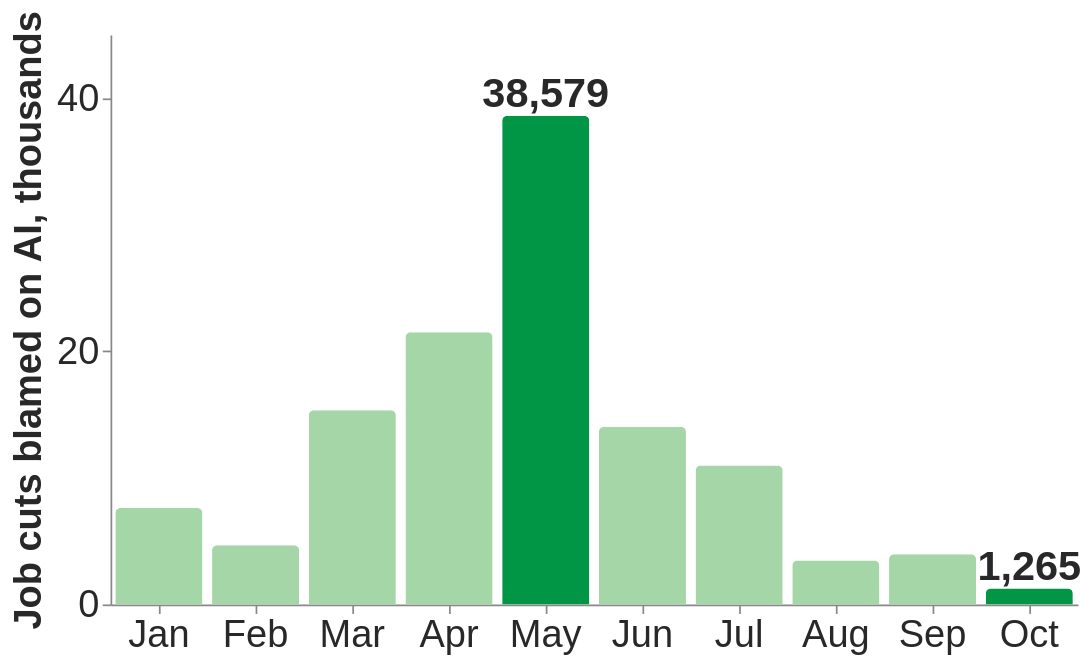

Vega-Lite specification for this chart:
### Vega-Lite specification from a JSON file in a GitHub repository (floating-point values rounded to 4 significant figures)
{"$schema": "https://vega.github.io/schema/vega-lite/v5.json", "width": 560, "height": 330, "data": {"values": [{"m": "Jan", "v": 7.624, "hi": false, "t": ""}, {"m": "Feb", "v": 4.68, "hi": false, "t": ""}, {"m": "Mar", "v": 15.34, "hi": false, "t": ""}, {"m": "Apr", "v": 21.49, "hi": false, "t": ""}, {"m": "May", "v": 38.58, "hi": true, "t": "38,579"}, {"m": "Jun", "v": 14.03, "hi": false, "t": ""}, {"m": "Jul", "v": 10.97, "hi": false, "t": ""}, {"m": "Aug", "v": 3.462, "hi": false, "t": ""}, {"m": "Sep", "v": 3.961, "hi": false, "t": ""}, {"m": "Oct", "v": 1.265, "hi": true, "t": "1,265"}]}, "layer": [{"mark": {"type": "bar", "cornerRadiusTopLeft": 3, "cornerRadiusTopRight": 3}, "encoding": {"x": {"field": "m", "type": "ordinal", "sort": null, "axis": {"title": null, "labelAngle": 0}}, "y": {"field": "v", "type": "quantitative", "scale": {"domain": [0, 45]}, "axis": {"title": "Job cuts blamed on AI, thousands", "grid": false, "values": [0, 20, 40]}}, "color": {"field": "hi", "type": "nominal", "scale": {"domain": [false, true], "range": ["#a5d6a7", "#019546"]}, "legend": null}}}, {"mark": {"type": "text", "dy": -12, "fontSize": 24, "fontWeight": "bold", "color": "#282828"}, "encoding": {"x": {"field": "m", "type": "ordinal", "sort": null}, "y": {"field": "v", "type": "quantitative"}, "text": {"field": "t"}}}], "config": {"font": "Tahoma, Verdana, sans-serif", "axis": {"labelFontSize": 22, "titleFontSize": 22, "labelColor": "#282828", "titleColor": "#282828"}, "view": {"stroke": null}}}
